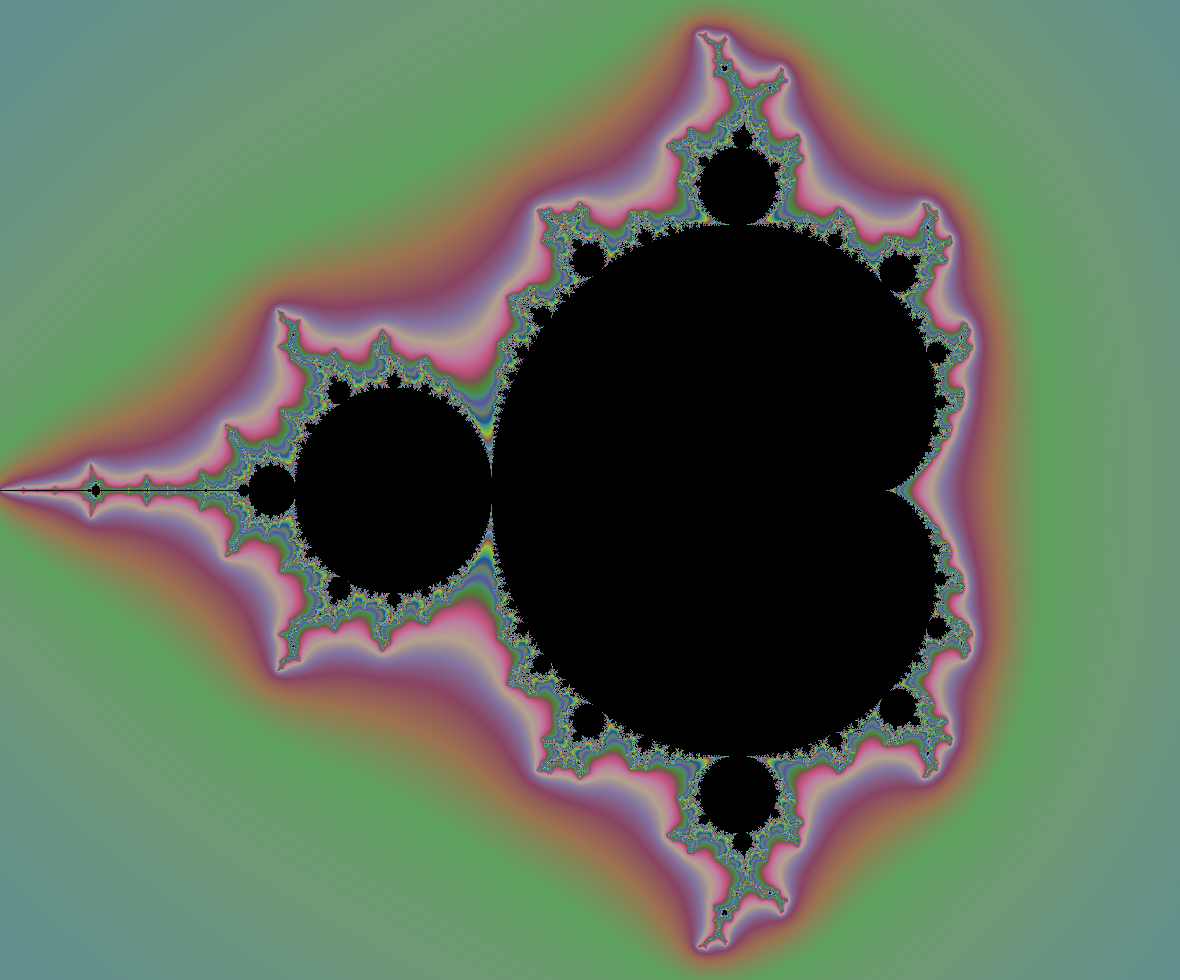
Frame 1 (no input)
Frame 60 (no input): identical to frame 1, image omitted
Frame 120 (the mouse pressed at the canvas centre since frame 60): identical to frame 1, image omitted

The p5.js sketch that drew this single still picture (run headless with seeded random() and noise() and a simulated clock; from frame 60 on, the mouse is pressed at the canvas centre):

// p5.js sketch
// ── sketch.js
let MAX_ITER_NUM = 100;

let mPX = -1;
let mPY = -1;

let mRX = -1;
let mRY = -1;

let pressed = false;

let mSet;
let cvn;

function setup() {
    cvn = createCanvas(windowWidth-20, windowHeight-20);
    cvn.position(windowWidth-(windowWidth+width)/2, windowHeight-(windowHeight+height)/2);

    mSet = createGraphics(windowWidth-20, windowHeight-20);

    noiseSeed(1996);

    // Render the Mendelbrot Set
    mSet.loadPixels();
    for(let Px = 0; Px < mSet.width; Px ++){
        for(let Py = 0; Py < mSet.height; Py++){
            let x0 = map(Px, 0, width, -2, 1);
            let y0 = map(Py, 0, height, -1.2, 1.2);

            let x = 0.0;
            let y = 0.0;

            let iter = 0;
            let max_iter = MAX_ITER_NUM;

            while(x*x + y*y < (1 << 16) && iter < max_iter){
                let xtemp = x*x - y*y + x0;
                y = 2*x*y + y0;
                x = xtemp;
                iter++;
            }

            if(iter < max_iter){
                let log_zn = Math.log(x*x + y*y)/2.0;
                let nu = Math.log(log_zn/Math.log(2))/Math.log(2);
                iter = iter + 1 - nu;
            }

            let col = colorMapPerlin(iter, 0.5);

            let i = (Px + Py*mSet.width)*4;
            mSet.pixels[i] = red(col);
            mSet.pixels[i+1] = green(col);
            mSet.pixels[i+2] = blue(col);
            mSet.pixels[i+3] = 255;
        }
    }
    mSet.updatePixels();
}

function draw() {
    image(mSet, 0, 0, width, height);

    fill(0, 50);
    stroke(0);
    if(pressed){
        rect(mPX, mPY, mouseX-mPX, mouseY-mPY);
        noFill();
        ellipse((mPX + mouseX)/2, (mPY + mouseY)/2, 10, 10);
    }else if(mPX >= 0 && mPY >= 0){
        rect(mPX, mPY, mRX-mPX, mRY-mPY);
        noFill();
        ellipse((mPX + mRX)/2, (mPY + mRY)/2, 10, 10);
    }
}

function colorMapPerlin(iter, scale=0.05){
    let col1R = noise(Math.floor(iter)*scale, 1)*255;
    let col1G = noise(Math.floor(iter)*scale, 20)*255;
    let col1B = noise(Math.floor(iter)*scale, 30)*255;

    let col2R = noise(Math.floor(iter+1)*scale, 1)*255;
    let col2G = noise(Math.floor(iter+1)*scale, 20)*255;
    let col2B = noise(Math.floor(iter+1)*scale, 30)*255;

    let col = lerpColor(color(col1R, col1G, col1B), color(col2R, col2G, col2B), iter-Math.floor(iter));
    if(iter >= MAX_ITER_NUM-1){
        return(color(0));
    }else{
        return(col);
    }
}

function mousePressed() {
    mPX = mouseX;
    mPY = mouseY;

    mRX = -1;
    mRY = -1;

    pressed = true;
}

function mouseReleased() {
    mRX = mouseX;
    mRY = mouseY;
    pressed = false;
}

function windowResized(){
    resizeCanvas(windowWidth-20, windowHeight-20);
    cvn.position(windowWidth-(windowWidth+width)/2, windowHeight-(windowHeight+height)/2);
}
